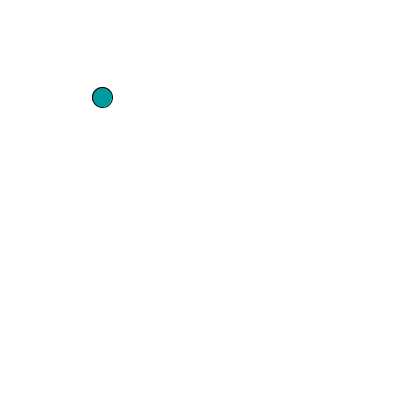
Frame 1 (no input)
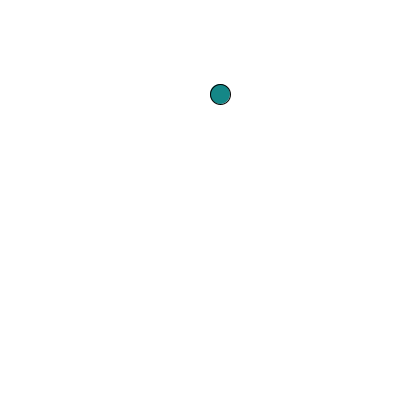
Frame 60 (the mouse pressed at the canvas centre just before this capture)
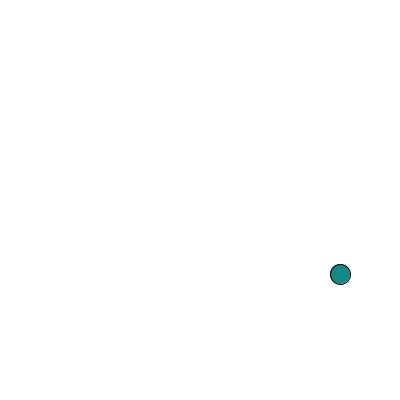
Frame 120 (the mouse held since frame 60 and released just before this capture)

The Processing sketch that drew these frames (run headless with seeded random() and noise(); from frame 60 on, the mouse is pressed at the canvas centre):

// Processing sketch: BouncingBall
// ── BouncingBall.pde
import java.util.Random;

Random generator;

PVector pos;
PVector vel;
PVector acc;

float r = 20;
float t = 0;
float red =0;

 
 //acc = new PVector(0.,0.);
 //generator = new Random();
 
void setup() {
 size(400,400);
 background(255);
 pos = new PVector(100.,100.);
 vel = new PVector(2,-3);
}

void draw() {
 background(255);
 //vel.x = 2;//(float) generator.nextGaussian()*0.5;
 //vel.y = -3; //(float) generator.nextGaussian()*0.5;
 //vel.add(acc);
 pos.add(vel);
 
  
 //bouncing
 if ((pos.x + r/2 > width) || (pos.x - r/2 < 0)) {       // || is the "or" symbol
  vel.x = -vel.x; 
  red += 20;
 }
 
 if ((pos.y + r/2 > height) || (pos.y - r/2 < 0)) {
  vel.y = -vel.y; 
  red += 20;
 }
 
 fill(color(red,155-red,155-red));
 ellipse(pos.x,pos.y,r,r);
 
}

//Vector class
class PVector {
  float x;
  float y;
  
  //Vector constructor
  PVector(float x_, float y_) {
    x = x_;
    y = y_;
  }
  
  void add(PVector v){
   x = x + v.x;
   y = y + v.y;
  }
}
